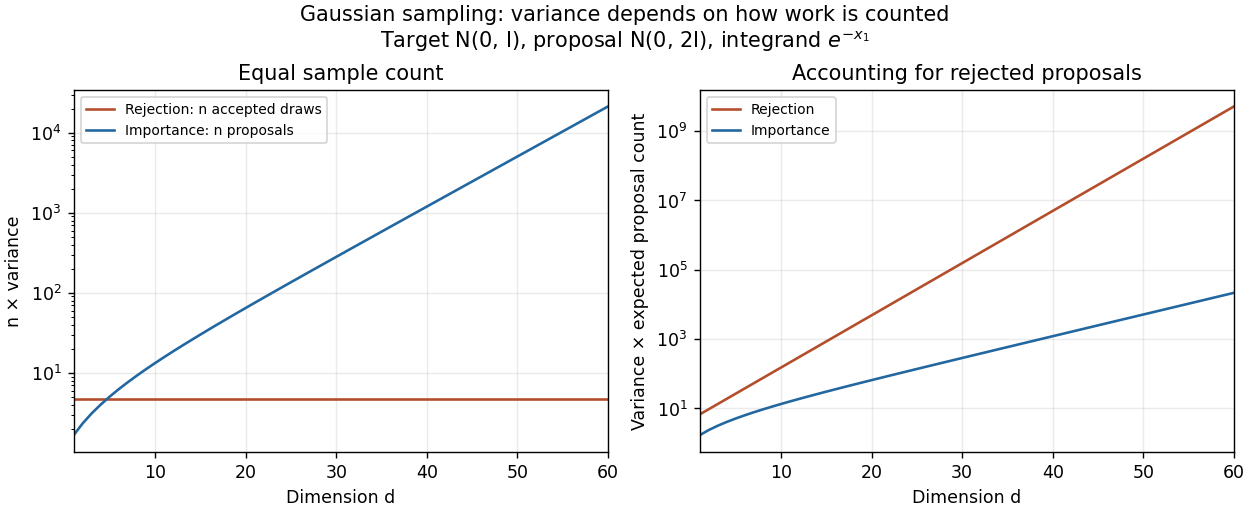

Reproduce this figure in Python.
"""Plot Oxford A12 2021, Q1(d)(ii), with Python 3.14 and root pyproject deps.

Run from the directory in which the PNG should be written. No random draws or
external data are needed: the curves are exact variance and expected-cost factors.
"""

import matplotlib

matplotlib.use("Agg")
import matplotlib.pyplot as plt
import numpy as np


def main():
    s = 2.0
    d = np.arange(1, 61)
    factor = s / np.sqrt(2 * s - 1)
    rs = np.full(d.shape, np.e**2 - np.e)
    importance = factor**d * np.exp(2 * s / (2 * s - 1)) - np.e
    fig, axes = plt.subplots(1, 2, figsize=(10, 4.1), layout="constrained")
    fig.set_facecolor("white")
    for ax in axes:
        ax.set_facecolor("white")
        ax.set_yscale("log")
        ax.set_xlabel("Dimension d")
        ax.grid(True, which="major", alpha=0.25)
        ax.set_xlim(1, 60)
    axes[0].plot(d, rs, label="Rejection: n accepted draws", color="#b44d2a")
    axes[0].plot(d, importance, label="Importance: n proposals", color="#2267a0")
    axes[0].set_title("Equal sample count")
    axes[0].set_ylabel("n × variance")
    axes[1].plot(d, s ** (d / 2) * rs, color="#b44d2a", label="Rejection")
    axes[1].plot(d, importance, color="#2267a0", label="Importance")
    axes[1].set_title("Accounting for rejected proposals")
    axes[1].set_ylabel("Variance × expected proposal count")
    for ax in axes:
        ax.legend(loc="upper left", fontsize=8)
    fig.suptitle("Gaussian sampling: variance depends on how work is counted\n"
                 r"Target N(0, I), proposal N(0, 2I), integrand $e^{-x_1}$",
                 fontsize=12)
    fig.savefig("2021-gaussian-sampling-cost.png", dpi=125, facecolor="white")
    plt.close(fig)


if __name__ == "__main__":
    main()
